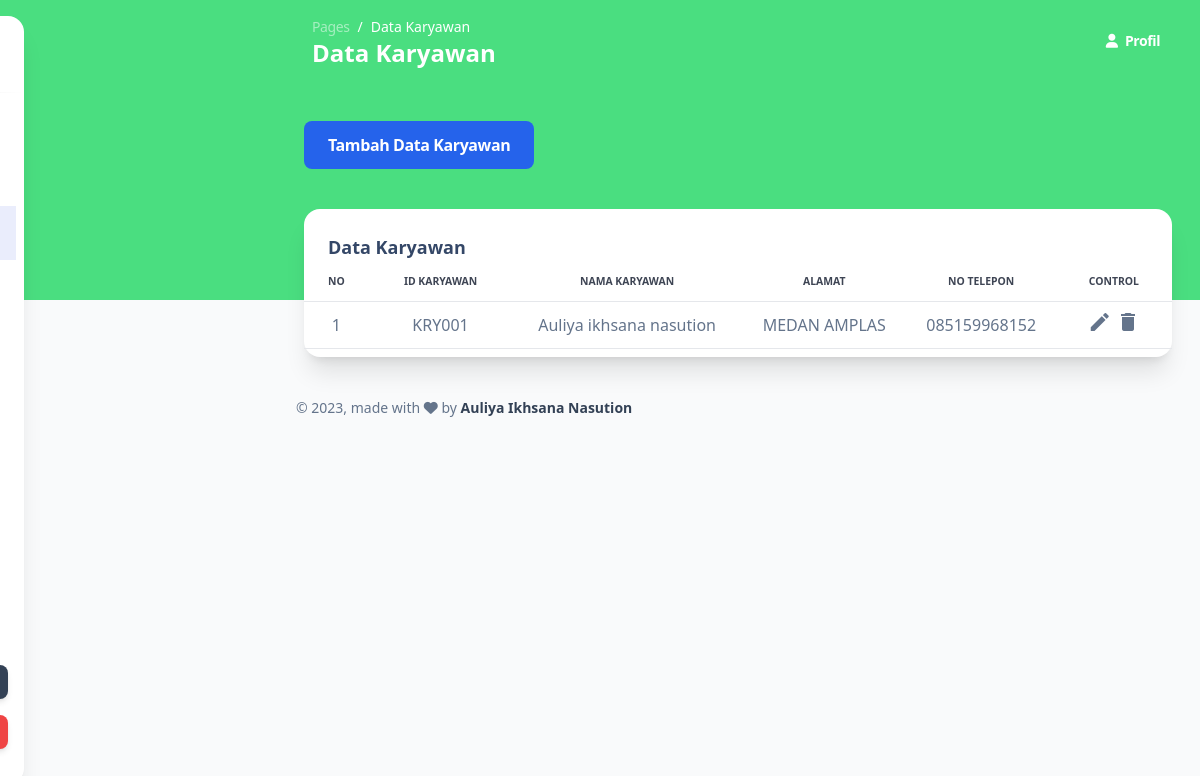
The page /build/pages/datakaryawan.php on the database its author committed.
### tables this page shows
CREATE TABLE `karyawan` (
  `id_karyawan` char(10) NOT NULL DEFAULT '',
  `nama_karyawan` varchar(255) DEFAULT NULL,
  `alamat` varchar(100) DEFAULT NULL,
  `no_telepon` varchar(20) DEFAULT NULL
);

### build/pages/datakaryawan.php (the view, shortened to what this page needs)
<!DOCTYPE html>
<html>
<head>
  <link href="../assets/css/nucleo-icons.css" rel="stylesheet" />
  <link href="../assets/css/nucleo-svg.css" rel="stylesheet" />
  <link href="../assets/css/argon-dashboard-tailwind.css?v=1.0.1" rel="stylesheet" />
  <script src="https://cdn.tailwindcss.com"></script>
</head>
<body class="m-0 font-sans text-base antialiased font-normal dark:bg-slate-900 leading-default bg-gray-50 text-slate-500">
  <div class="absolute w-full bg-green-400 dark:hidden min-h-75"></div>
  <aside class="fixed inset-y-0 flex-wrap items-center justify-between block w-full p-0 my-4 overflow-y-auto antialiased transition-transform duration-200 -translate-x-full bg-white border-0 shadow-xl dark:shadow-none dark:bg-slate-850 max-w-64 ease-nav-brand z-990 xl:ml-6 rounded-2xl xl:left-0 xl:translate-x-0" aria-expanded="false">
    <div class="h-19">
      <a class="block px-8 py-6 m-0 text-sm whitespace-nowrap dark:text-white text-slate-700" href="datakaryawan.php" target="_blank">
      </a>
    </div>
    <hr class="h-px mt-0 bg-transparent bg-gradient-to-r from-transparent via-black/40 to-transparent dark:bg-gradient-to-r dark:from-transparent dark:via-white dark:to-transparent" />
    <div class="items-center block w-auto max-h-screen overflow-auto h-sidenav grow basis-full">
      <ul class="flex flex-col pl-0 mb-0">
        <li class="mt-0.5 w-full">
          <a class="py-2.7  dark:text-white dark:opacity-80 text-sm ease-nav-brand my-0 mx-2 flex items-center whitespace-nowrap rounded-lg px-4 font-semibold text-slate-700 transition-colors" href="dashboard.php">
          </a>
        </li>
        <li class="mt-0.5 w-full">
          <a class=" dark:text-white dark:opacity-80 py-2.7 text-sm ease-nav-brand my-0 mx-2 flex items-center whitespace-nowrap px-4 transition-colors" href="datapelanggan.php">
          </a>
        </li>
        <li class="mt-0.5 w-full">
          <a class="bg-blue-500/13 dark:text-white dark:opacity-80 py-2.7 text-sm ease-nav-brand my-0 mx-2 flex items-center whitespace-nowrap px-4 transition-colors" href="datakaryawan.php">
          </a>
        </li>
        <li class="mt-0.5 w-full">
          <a class=" dark:text-white dark:opacity-80 py-2.7 text-sm ease-nav-brand my-0 mx-2 flex items-center whitespace-nowrap px-4 transition-colors" href="dataobat.php">
          </a>
        </li>
        <li class="mt-0.5 w-full">
          <a class=" dark:text-white dark:opacity-80 py-2.7 text-sm ease-nav-brand my-0 mx-2 flex items-center whitespace-nowrap px-4 transition-colors" href="datasupplier.php">
          </a>
        </li>
        <li class="mt-0.5 w-full">
          <a class=" dark:text-white dark:opacity-80 py-2.7 text-sm ease-nav-brand my-0 mx-2 flex items-center whitespace-nowrap px-4 transition-colors" href="datapenjualan.php">
          </a>
        </li>
        <li class="mt-0.5 w-full">
          <a class=" dark:text-white dark:opacity-80 py-2.7 text-sm ease-nav-brand my-0 mx-2 flex items-center whitespace-nowrap px-4 transition-colors" href="datapembelian.php">
          </a>
        </li>
      </ul>
    </div>
    <div class="mx-4">
      <div class="relative flex flex-col min-w-0 break-words bg-transparent border-0 shadow-none rounded-2xl bg-clip-border" sidenav-card>
        <div class="flex-auto w-full p-4 pt-0 text-center">
        </div>
      </div>
      <a href="" target="_blank" class="inline-block w-full px-8 py-2 mb-4 text-xs font-bold leading-normal text-center text-white capitalize transition-all ease-in rounded-lg shadow-md bg-slate-700 bg-150 hover:shadow-xs hover:-translate-y-px">Instagram</a>
      <a class="inline-block w-full px-8 py-2 text-xs font-bold leading-normal text-center text-white align-middle transition-all ease-in bg-red-500 border-0 rounded-lg shadow-md select-none bg-150 bg-x-25 hover:shadow-xs hover:-translate-y-px" href="logout.php" target="_blank">LOG OUT</a>
    </div>
  </aside>
  <main class="relative h-full max-h-screen transition-all duration-200 ease-in-out xl:ml-68 rounded-xl">
    <nav class="relative flex flex-wrap items-center justify-between px-0 py-2 mx-6 transition-all ease-in shadow-none duration-250 rounded-2xl lg:flex-nowrap lg:justify-start" navbar-main navbar-scroll="false">
      <div class="flex items-center justify-between w-full px-4 py-1 mx-auto flex-wrap-inherit">
        <nav>
          <ol class="flex flex-wrap pt-1 mr-12 bg-transparent rounded-lg sm:mr-16">
            <li class="text-sm leading-normal">
              <a class="text-white opacity-50" href="javascript:;">Pages</a>
            </li>
            <li class="text-sm pl-2 capitalize leading-normal text-white before:float-left before:pr-2 before:text-white before:content-['/']" aria-current="page">Data Karyawan</li>
          </ol>
          <h6 class="mb-0 font-bold text-white capitalize text-2xl">Data Karyawan</h6>
        </nav>
        <div class="flex items-center mt-2 grow sm:mt-0 sm:mr-6 md:mr-0 lg:flex lg:basis-auto">
          <ul class="flex flex-row justify-end pl-0 mb-0 list-none md-max:w-full">
            <li class="flex items-center">
              <a href="sign-in.html" class="block px-0 py-2 text-sm font-semibold text-white transition-all ease-nav-brand">
                <i class="fa fa-user sm:mr-1"></i>
                <span class="hidden sm:inline">Profil</span>
              </a>
            </li>
          </ul>
        </div>
      </div>
    </nav>
    <div class="mb-10 mt-10 w-fit">
      <a href="function/tambahdatakaryawan.php" class="block ms-8 mt-6 py-3 px-6 rounded-lg bg-blue-600 text-white hover:bg-slate-400 hover:scale-110 font-bold ">Tambah Data Karyawan</a>
    </div>
    <div class="flex flex-wrap -mx-3 ms-5 mt-4 me-4">
      <div class="flex-none w-full max-w-full px-3">
        <div class="relative flex flex-col min-w-0 mb-6 break-words bg-white border-0 border-transparent border-solid shadow-xl dark:bg-slate-850 dark:shadow-dark-xl rounded-2xl bg-clip-border">
          <div class="p-6 pb-0 mb-0 border-b-0 border-b-solid rounded-t-2xl border-b-transparent">
            <h6 class="dark:text-white font-semibold text-lg">Data Karyawan</h6>
          </div>
          <div class="flex-auto px-0 pt-0 pb-2 ">
            <div class="p-0 overflow-x-auto">
              <table class="items-center w-full mb-0 align-top border-collapse dark:border-white/40 text-slate-500">
                <thead class="align-bottom">
                  <tr>
                    <th class="px-6 py-3 font-bold  uppercase align-middle bg-transparent border-b  #FFFFFFborder-collapse shadow-none dark:border-white/40 dark:text-white text-xxs border-b-solid tracking-none whitespace-nowrap text-slate-900 opacity-80 w-[5%]">No</th>
                    <th class="px-6 py-3 font-bold  uppercase align-middle bg-transparent border-b border-collapse shadow-none dark:border-white/40 dark:text-white text-xxs border-b-solid tracking-none whitespace-nowrap text-slate-900 opacity-80">ID Karyawan</th>
                    <th class="px-6 py-3 font-bold  uppercase align-middle bg-transparent border-b border-collapse shadow-none dark:border-white/40 dark:text-white text-xxs border-b-solid tracking-none whitespace-nowrap text-slate-900 opacity-80">Nama Karyawan</th>
                    <th class="px-6 py-3 font-bold text-center uppercase align-middle bg-transparent border-b border-collapse shadow-none dark:border-white/40 dark:text-white text-xxs border-b-solid tracking-none whitespace-nowrap text-slate-900 opacity-80">Alamat</th>
                    <th class="px-6 py-3 font-bold  uppercase align-middle bg-transparent border-b border-collapse shadow-none dark:border-white/40 dark:text-white text-xxs border-b-solid tracking-none whitespace-nowrap text-slate-900 opacity-80">No Telepon</th>
                    <th class="px-6 py-3 font-bold  uppercase align-middle bg-transparent border-b border-collapse shadow-none dark:border-white/40 dark:text-white text-xxs border-b-solid tracking-none whitespace-nowrap text-slate-900 opacity-80">Control</th>
                  </tr>
                </thead>
                <tbody class="align-center">
                  <?php
                  include "function/koneksi.php";
                  $data = mysqli_query($conn, "SELECT * FROM karyawan");
                  $num = 1;
                  while ($row = mysqli_fetch_array($data)) {
                  ?>
                    <tr>
                      <td class="p-2 align-middle bg-transparent border-b dark:border-white/40 whitespace-nowrap shadow-transparent text-center w-[5%]"><?php echo $num++ ?>
                      </td>
                      <td class="p-2 align-middle bg-transparent border-b dark:border-white/40 whitespace-nowrap shadow-transparent text-center"><?php echo $row['id_karyawan'] ?>
                      </td>
                      <td class="p-2 align-middle bg-transparent border-b dark:border-white/40 whitespace-nowrap shadow-transparent text-center"><?php echo $row['nama_karyawan'] ?>
                      </td>
                      <td class="p-2 align-middle bg-transparent border-b dark:border-white/40 whitespace-nowrap shadow-transparent text-center"><?php echo $row['alamat'] ?>
                      </td>
                      <td class="p-2 align-middle bg-transparent border-b dark:border-white/40 whitespace-nowrap shadow-transparent text-center"><?php echo $row['no_telepon'] ?>
                      </td>
                      <td class="p-2 align-middle bg-transparent border-b dark:border-white/40 whitespace-nowrap shadow-transparent text-center">
                        <a href="function/editkaryawan.php?id=<?php echo $row['id_karyawan']; ?>"><i class="material-icons">edit</i></a>
                        <a href="function/deletekaryawan.php?id=<?php echo $row['id_karyawan']; ?>" onclick=" return confirm ('Apakah Anda Yakin Ingin Menghapus data Ini ?');"><i class="material-icons">delete</i></a>
                      </td>
                    <?php $num++;
                  }
                    ?>
                    </tr>
                </tbody>
              </table>
            </div>
          </div>
        </div>
      </div>
    </div>
    <footer class="pt-4">
      <div class="w-full px-6 mx-auto">
        <div class="flex flex-wrap items-center -mx-3 lg:justify-between">
          <div class="w-full max-w-full px-3 mt-0 mb-6 shrink-0 lg:mb-0 lg:w-1/2 lg:flex-none">
            <div class="text-sm leading-normal text-center text-slate-500 lg:text-left">
              ©
              made with <i class="fa fa-heart"></i> by
              <span class="font-semibold text-slate-700 dark:text-white">Auliya Ikhsana Nasution</span>
            </div>
          </div>
        </div>
      </div>
    </footer>
</body>
<script src="./assets/js/argon-dashboard-tailwind.js?v=1.0.1" async></script>
</html>

### rows shown on the page
karyawan: id_karyawan "KRY001", nama_karyawan "Auliya ikhsana nasution", alamat "MEDAN AMPLAS", no_telepon "085159968152"
